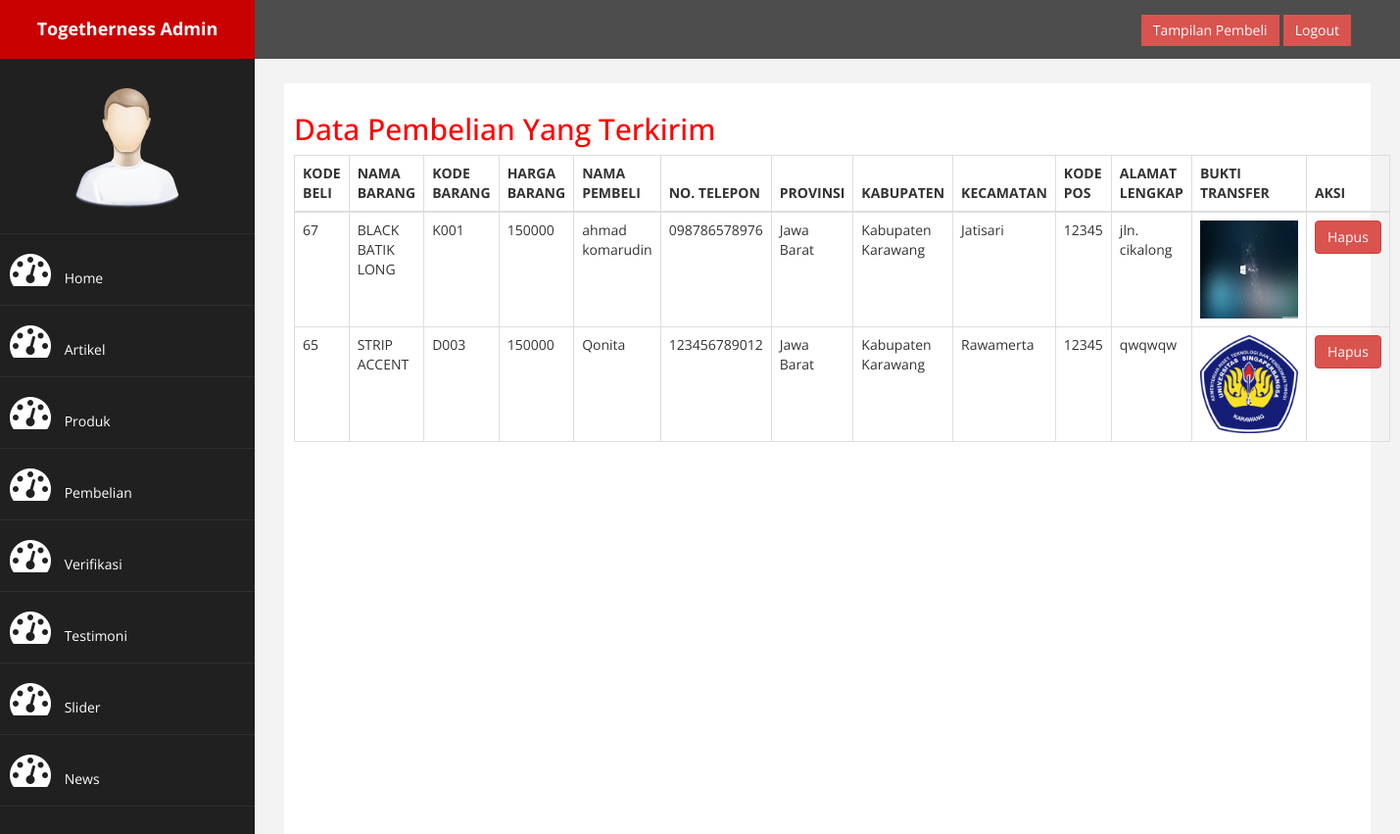
Screenshot of /admin/index.php?halaman=verifikasi (signed in) with the database file from the repository.
### tables this page shows
CREATE TABLE IF NOT EXISTS `verifikasi` (
  `kode_beli` int(10) NOT NULL,
  `nama` varchar(25) NOT NULL,
  `kode` varchar(4) NOT NULL,
  `harga` bigint(10) NOT NULL,
  `nama_pembeli` varchar(25) NOT NULL,
  `nohp` varchar(12) NOT NULL,
  `alamat` varchar(50) NOT NULL,
  `kec` varchar(25) NOT NULL,
  `kota` varchar(25) NOT NULL,
  `propinsi` varchar(25) NOT NULL,
  `kode_pos` varchar(5) NOT NULL,
  `foto` varchar(200) DEFAULT NULL
);

CREATE TABLE IF NOT EXISTS `prov` (
  `id_prov` int(2) NOT NULL,
  `nama_prov` char(30) NOT NULL
);

CREATE TABLE IF NOT EXISTS `kabkot` (
  `id_prov` int(2) NOT NULL,
  `id_kabkot` int(4) NOT NULL,
  `nama_kabkot` char(40) NOT NULL
);

CREATE TABLE IF NOT EXISTS `kec` (
  `id_prov` int(2) NOT NULL,
  `id_kabkot` int(4) NOT NULL,
  `id_kec` int(4) NOT NULL,
  `nama_kec` char(40) NOT NULL
);

### admin/verifikasi.php (the view, shortened to what this page needs)
<h2>Data Pembelian Yang Terkirim</h2>
<table class="table table-bordered">
	<thead>
		<tr>
			<th>KODE BELI</th>
			<th>NAMA BARANG</th>
			<th>KODE BARANG</th>
			<th>HARGA BARANG</th>
			<th>NAMA PEMBELI</th>
			<th>NO. TELEPON</th>
			<th>PROVINSI</th>
			<th>KABUPATEN</th>
			<th>KECAMATAN</th>
			<th>KODE POS</th>
			<th>ALAMAT LENGKAP</th>
			<th>BUKTI TRANSFER</th>
			<th colspan="2">AKSI</th>
		</tr>
	</thead>
	<tbody>
		<?php
		$query = mysql_query ("SELECT * FROM verifikasi JOIN prov ON verifikasi.propinsi = prov.id_prov JOIN kabkot ON verifikasi.kota = kabkot.id_kabkot JOIN kec ON verifikasi.kec = kec.id_kec") or die (mysql_error());
		?>
		<?php
		while($data = mysql_fetch_array($query)){
			$nmprov = $data['nama_prov'];
			$nmkab  = $data['nama_kabkot'];
			$nmkec  = $data['nama_kec'];
			echo "<tr>";
			echo "<td>".$data['kode_beli']."</td>";
			echo "<td>".$data['nama']."</td>";
			echo "<td>".$data['kode']."</td>";
			echo "<td>".$data['harga']."</td>";
			echo "<td>".$data['nama_pembeli']."</td>";
			echo "<td>".$data['nohp']."</td>";
			echo "<td>".$nmprov."</td>";
			echo "<td>".$nmkab."</td>";
			echo "<td>".$nmkec."</td>";
			echo "<td>".$data['kode_pos']."</td>";
			echo "<td>".$data['alamat']."</td>";
			echo "<td><img src='../bukti/".$data['foto']."' width='100' height='100'></td>";
			echo "<td><a href='proses_hapus_verifikasi.php?kode_beli=".$data['kode_beli']."' class='btn btn-danger'>Hapus</a></td>";
			echo "</tr>";
		}
		?>
	</tbody>
</table>

### admin/assets/css/custom.css (style rules this page uses)
body { font-family: 'Open Sans', sans-serif; }
h2 { color: #f00; }

### rows the page displays
verifikasi: kode_beli "67", nama "BLACK BATIK LONG", kode "K001", harga "150000", nama_pembeli "ahmad komarudin", nohp "098786578976", prov.nama_prov "Jawa Barat", kabkot.nama_kabkot "Kabupaten Karawang", kec.nama_kec "Jatisari", kode_pos "12345", alamat "jln. cikalong", foto (picture)
verifikasi: kode_beli "65", nama "STRIP ACCENT", kode "D003", harga "150000", nama_pembeli "Qonita", nohp "123456789012", prov.nama_prov "Jawa Barat", kabkot.nama_kabkot "Kabupaten Karawang", kec.nama_kec "Rawamerta", kode_pos "12345", alamat "qwqwqw", foto (picture)
